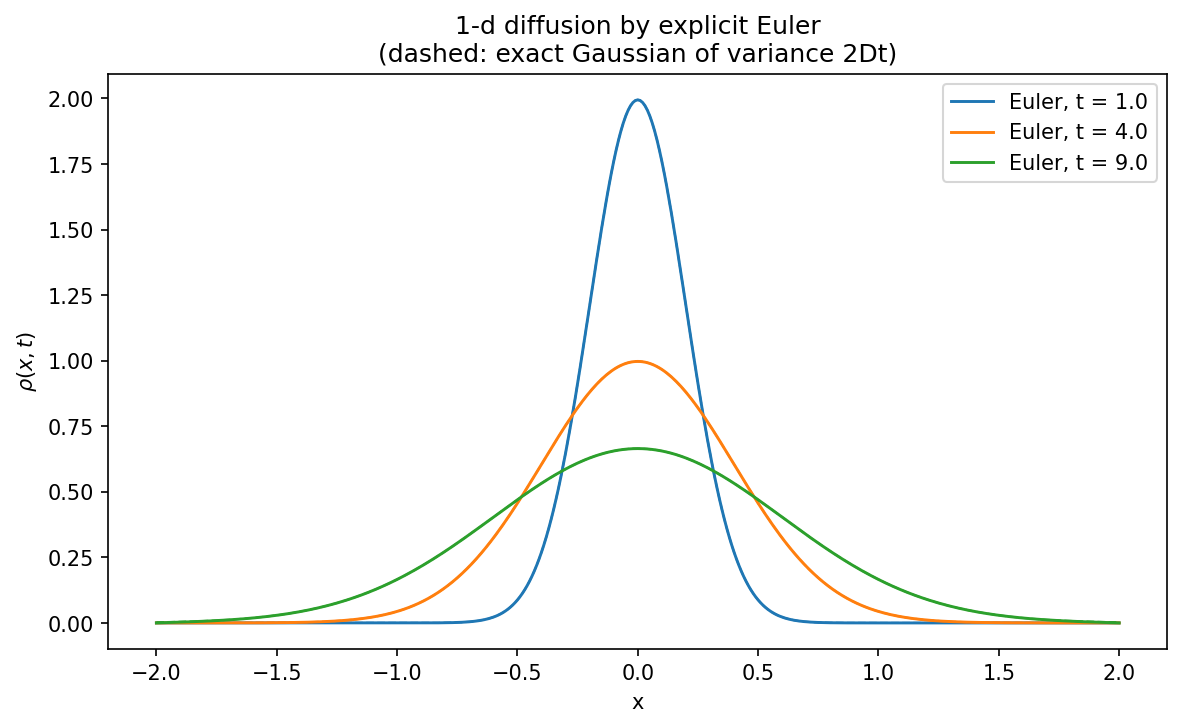

This chart was generated by the following Python code:
"""
Worksheet 5, Problem 2(a)  --  Python 3 corrected version of p2E.py

Solve the 1-d diffusion equation

        d(rho)/dt = D d2(rho)/dx2,      D = (dx)^2 / (2 dt)

by the EULER method, with the initial condition set at t = 1 to

        rho(x) = exp(-x^2 / (2 sigma^2)) / sqrt(2 pi sigma^2),   sigma^2 = 2 D t

on x in [-2, 2] with dx = 0.01.  Plot rho(x, t) at three times.

Changes made relative to the original p2E.py
--------------------------------------------
1. The right-hand side was
        (rho_plus + rho_minus - 2 rho) / (2.0 * t1)
   with t1 = t[i], the CURRENT TIME, where it should be the time STEP.
   With D = dx^2/(2 dt) the discrete Laplacian
        D (rho_+ + rho_- - 2 rho) / dx^2
   reduces exactly to  (rho_+ + rho_- - 2 rho) / (2 dt);  the original
   divided by t instead of dt, which makes the diffusion coefficient decay
   like 1/t.  Corrected.
2. The initial condition computed  si = t * dx^2 / dt,  which IS sigma^2,
   and then substituted it into  exp(-x^2/(2 si^2)) / sqrt(2 pi si^2)  -- so
   sigma^2 was used where sigma belonged.  With the original numbers that
   made sigma = 0.001 on a grid of spacing dx = 0.01: the initial profile was
   a single-cell spike, not a resolved Gaussian.  Corrected to use sigma^2
   directly.
3. dt is now chosen so that the initial width sigma = 0.2 is comfortably
   resolved by the grid and the profile stays inside the box at the latest
   plotted time.  The unused variable M (number of particles) is dropped.
4. The three output times are named constants instead of hard-coded array
   indices 15, 500 and N-1.
5. The result is compared against the exact Gaussian solution at each output
   time, and the conserved mass is reported.

Algorithms are hand written: the finite-difference Laplacian and the Euler
step are both implemented here.

A note on the diffusion number
------------------------------
With D = dx^2/(2 dt) the diffusion number is

        r = D dt / dx^2 = 1/2

exactly, and the Euler update collapses to

        rho_new(x) = ( rho(x + dx) + rho(x - dx) ) / 2

which is precisely the lattice random walk of Problem 1.  That is not a
coincidence -- it is the discrete statement that diffusion is the continuum
limit of the random walk.  r = 1/2 is also the stability limit of explicit
Euler for this equation, so this scheme sits exactly on the boundary: stable,
but with no damping of the shortest wavelength.
"""

import numpy as np
import matplotlib.pyplot as plt


# --- grid and physical parameters ----------------------------------------
DX = 0.01
X_MIN, X_MAX = -2.0, 2.0
DT = 0.0025
D = DX ** 2 / (2.0 * DT)        # as prescribed by the worksheet -> 0.02

T_START = 1.0                   # the worksheet sets the initial condition here
OUTPUT_TIMES = [1.0, 4.0, 9.0]


def initial_profile(x, t):
    """
    Exact solution at time t:  a Gaussian of variance sigma^2 = 2 D t.

    NOTE the distinction the original lost: `var` below is sigma SQUARED, so
    it appears as  exp(-x^2 / (2 var)) / sqrt(2 pi var)  -- not var^2.
    """
    var = 2.0 * D * t
    return np.exp(-x ** 2 / (2.0 * var)) / np.sqrt(2.0 * np.pi * var)


def laplacian(rho):
    """
    D * d2(rho)/dx2 by the three-point central difference, with rho held at
    zero on the two boundaries (Dirichlet).  Returns an array the same shape
    as rho whose first and last entries are zero.
    """
    out = np.zeros_like(rho)
    out[1:-1] = D * (rho[2:] + rho[:-2] - 2.0 * rho[1:-1]) / DX ** 2
    return out


def main():
    x = np.arange(X_MIN, X_MAX + 0.5 * DX, DX)
    rho = initial_profile(x, T_START)

    n_steps = int(round((OUTPUT_TIMES[-1] - T_START) / DT))
    want = {int(round((t - T_START) / DT)): t for t in OUTPUT_TIMES}

    snapshots = []

    print("dx = %.4f   dt = %.4f   D = dx^2/(2 dt) = %.4f" % (DX, DT, D))
    print("diffusion number r = D dt / dx^2 = %.4f  (stability limit 0.5)\n"
          % (D * DT / DX ** 2))
    print("%-8s %-14s %-16s %-16s"
          % ("t", "sigma", "mass (exact 1)", "max |rho - exact|"))

    def report(t, profile):
        exact = initial_profile(x, t)
        print("%-8.2f %-14.4f %-16.6f %-16.3e"
              % (t, np.sqrt(2.0 * D * t), np.sum(profile) * DX,
                 np.max(np.abs(profile - exact))))

    if 0 in want:
        snapshots.append((want[0], rho.copy()))
        report(want[0], rho)

    for step in range(1, n_steps + 1):
        # ---- explicit Euler: rho_{n+1} = rho_n + dt * L[rho_n] ----------
        rho = rho + DT * laplacian(rho)

        if step in want:
            t = want[step]
            snapshots.append((t, rho.copy()))
            report(t, rho)

    fig, ax = plt.subplots(figsize=(8, 5))
    for t, profile in snapshots:
        line, = ax.plot(x, profile, lw=1.4, label="Euler, t = %.1f" % t)
        ax.plot(x, initial_profile(x, t), "--", lw=1.0,
                color=line.get_color())
    ax.set_xlabel("x")
    ax.set_ylabel(r"$\rho(x,t)$")
    ax.set_title("1-d diffusion by explicit Euler\n"
                 "(dashed: exact Gaussian of variance 2Dt)")
    ax.legend()
    fig.tight_layout()
    plt.show()


if __name__ == "__main__":
    main()
